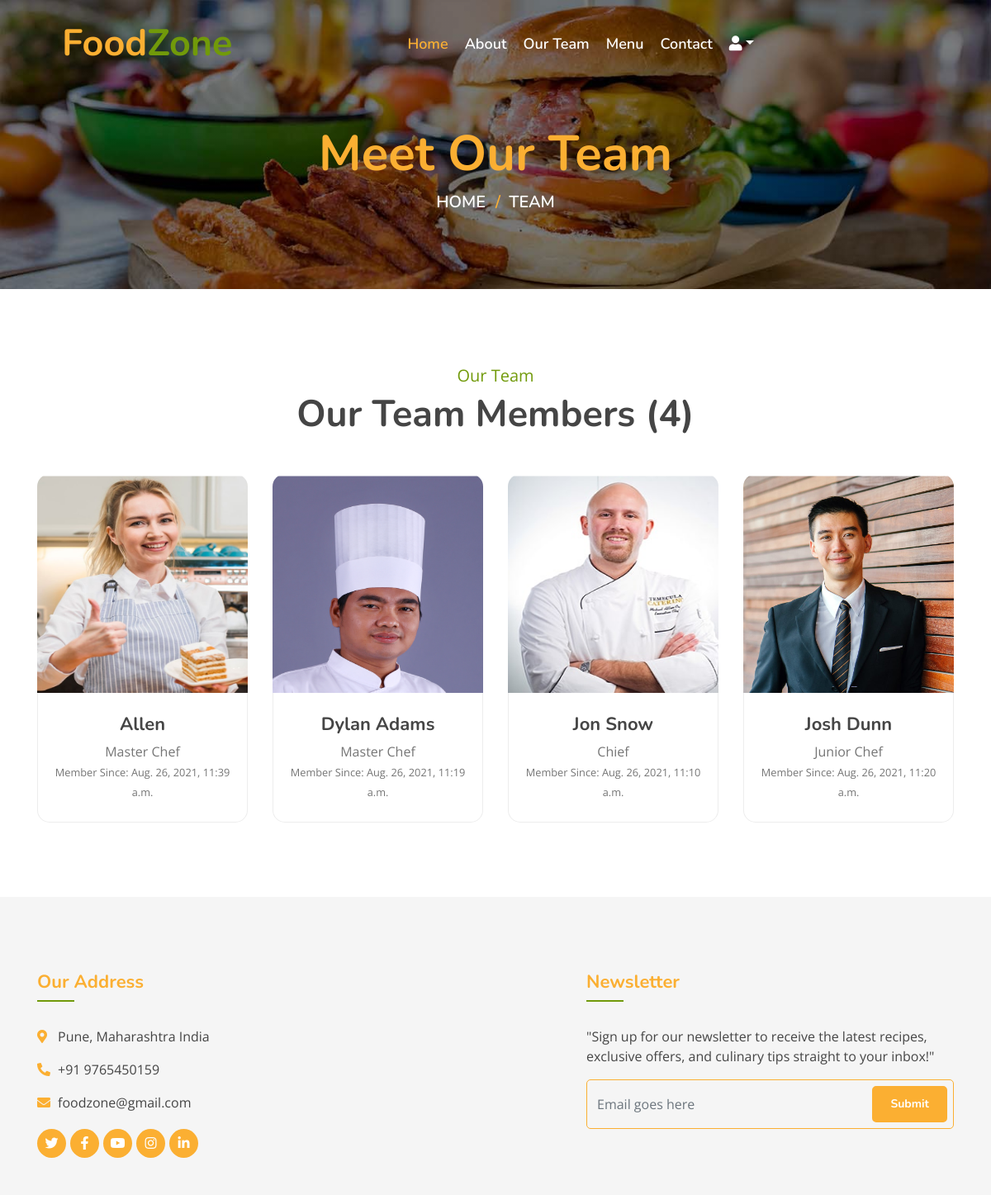
Screenshot of /team/ (signed in) with the database file from the repository.
### myapp/models.py (models this page shows, shortened)
class Team(models.Model):
    name = models.CharField(max_length=100)
    designation = models.CharField(max_length=100)
    image = models.ImageField(upload_to="team")
    added_on = models.DateTimeField(auto_now_add=True)
    updated_on = models.DateTimeField(auto_now=True)

### myapp/views.py (the view)
# urls.py: path('team/',views.team_members,name="team"),
def team_members(request):
    context={}
    members = Team.objects.all().order_by('name')
    context['team_members'] = members
    return render(request,'team.html', context)

### template/team.html (shortened to what this page needs)
{% extends "base.html" %}
{% block content %}
        <div class="page-header">
            <div class="container">
                <div class="row">
                    <div class="col-12">
                        <h2>Meet Our Team</h2>
                    </div>
                    <div class="col-12">
                        <a href="/">Home</a>
                        <a href="{% url 'team' %}">Team</a>
                    </div>
                </div>
            </div>
        </div>
        <div class="team">
            <div class="container">
                <div class="section-header text-center">
                    <p>Our Team</p>
                    <h2>Our Team Members ({{team_members|length}})</h2>
                </div>
                <div class="row">
                {% for m in team_members %}
                    <div class="col-lg-3 col-md-6">
                        <div class="team-item">
                            <div class="team-img">
                                <img src="/media/{{m.image}}" style="height:250px;" alt="Image">
                                <div class="team-social">
                                </div>
                            </div>
                            <div class="team-text">
                                <h2>{{m.name}}</h2>
                                <p>{{m.designation}}</p>
                                <p><small>Member Since: {{m.added_on}}</small></p>
                            </div>
                        </div>
                    </div>
                {% endfor %}
                </div>
            </div>
        </div>
{% endblock %}

### static/css/style.css (style rules this page uses)
body { color: #757575; background: #ffffff; font-family: 'open sans', sans-serif; }
h1, h2, h3, h4, h5, h6 { color: #454545; font-family: 'Nunito', sans-serif; }
a { font-family: 'Nunito', sans-serif; font-weight: 600; color: #fbaf32; transition: .3s; }
.page-header { position: relative; margin-bottom: 45px; padding: 150px 0 90px 0; text-align: center; background: linear-gradient(rgba(0, 0, 0, .5), rgba(0, 0, 0, .5)), url(../img/page-header.jpg); background-position: center; background-repeat: no-repeat; background-size: cover; }
.page-header h2 { position: relative; color: #fbaf32; font-size: 60px; font-weight: 700; }
.page-header a { position: relative; padding: 0 12px; font-size: 20px; text-transform: uppercase; color: #ffffff; }
.page-header a::after { position: absolute; content: "/"; width: 8px; height: 8px; top: -1px; right: -7px; text-align: center; color: #fbaf32; }
.page-header a:last-child::after { display: none; }
.section-header { position: relative; margin-bottom: 45px; }
.section-header p { color: #719a0a; margin-bottom: 5px; position: relative; font-size: 20px; }
.section-header h2 { margin: 0; position: relative; font-size: 45px; font-weight: 700; }
.team { position: relative; width: 100%; padding: 45px 0 15px 0; }
.team .team-item { position: relative; margin-bottom: 30px; background: #ffffff; }
.team .team-img { position: relative; border-radius: 15px 15px 0 0; overflow: hidden; }
.team .team-img img { position: relative; width: 100%; margin-top: 15px; transform: scale(1.1); transition: .3s; }
.team .team-social { position: absolute; width: 100%; height: 100%; top: 0; left: 0; display: flex; align-items: center; justify-content: center; transition: .5s; }
.team .team-text { position: relative; padding: 25px 15px; text-align: center; background: #ffffff; border: 1px solid rgba(0, 0, 0, .07); border-top: none; border-radius: 0 0 15px 15px; }
.team .team-text h2 { font-size: 22px; font-weight: 700; }
.team .team-text p { margin: 0; font-size: 16px; }

### rows the page displays
Team: image (picture), name "Allen", designation "Master Chef", added_on "Aug. 26, 2021, 11:39 a.m."
Team: image (picture), name "Dylan Adams", designation "Master Chef", added_on "Aug. 26, 2021, 11:19 a.m."
Team: image (picture), name "Jon Snow", designation "Chief", added_on "Aug. 26, 2021, 11:10 a.m."
Team: image (picture), name "Josh Dunn", designation "Junior Chef", added_on "Aug. 26, 2021, 11:20 a.m."

### other values shown
{{ team_members|length }} "4"
